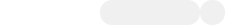
<?xml version="1.0" encoding="UTF-8"?>
<ui version="4.0">
 <class>LabelWindow</class>
 <widget class="QDialog" name="LabelWindow">
  <property name="geometry">
   <rect>
    <x>0</x>
    <y>0</y>
    <width>225</width>
    <height>25</height>
   </rect>
  </property>
  <property name="minimumSize">
   <size>
    <width>225</width>
    <height>25</height>
   </size>
  </property>
  <property name="maximumSize">
   <size>
    <width>225</width>
    <height>25</height>
   </size>
  </property>
  <property name="windowTitle">
   <string notr="true"/>
  </property>
  <property name="styleSheet">
   <string notr="true">QDialog#LabelWindow {background: transparent}</string>
  </property>
  <widget class="QLineEdit" name="editAnotacion">
   <property name="geometry">
    <rect>
     <x>0</x>
     <y>0</y>
     <width>100</width>
     <height>25</height>
    </rect>
   </property>
   <property name="sizePolicy">
    <sizepolicy hsizetype="Fixed" vsizetype="Fixed">
     <horstretch>0</horstretch>
     <verstretch>0</verstretch>
    </sizepolicy>
   </property>
   <property name="minimumSize">
    <size>
     <width>100</width>
     <height>25</height>
    </size>
   </property>
   <property name="maximumSize">
    <size>
     <width>100</width>
     <height>25</height>
    </size>
   </property>
   <property name="styleSheet">
    <string notr="true">QLineEdit {border: 0px solid; border-radius: 12; background-color: white; padding: 0 12 0 12}</string>
   </property>
  </widget>
  <widget class="QToolButton" name="btnOk">
   <property name="geometry">
    <rect>
     <x>200</x>
     <y>0</y>
     <width>25</width>
     <height>25</height>
    </rect>
   </property>
   <property name="minimumSize">
    <size>
     <width>25</width>
     <height>25</height>
    </size>
   </property>
   <property name="maximumSize">
    <size>
     <width>25</width>
     <height>25</height>
    </size>
   </property>
   <property name="palette">
    <palette>
     <active>
      <colorrole role="WindowText">
       <brush brushstyle="SolidPattern">
        <color alpha="255">
         <red>0</red>
         <green>170</green>
         <blue>0</blue>
        </color>
       </brush>
      </colorrole>
      <colorrole role="Button">
       <brush brushstyle="SolidPattern">
        <color alpha="255">
         <red>240</red>
         <green>240</green>
         <blue>240</blue>
        </color>
       </brush>
      </colorrole>
      <colorrole role="Text">
       <brush brushstyle="SolidPattern">
        <color alpha="255">
         <red>0</red>
         <green>170</green>
         <blue>0</blue>
        </color>
       </brush>
      </colorrole>
      <colorrole role="ButtonText">
       <brush brushstyle="SolidPattern">
        <color alpha="255">
         <red>0</red>
         <green>170</green>
         <blue>0</blue>
        </color>
       </brush>
      </colorrole>
      <colorrole role="Base">
       <brush brushstyle="SolidPattern">
        <color alpha="255">
         <red>240</red>
         <green>240</green>
         <blue>240</blue>
        </color>
       </brush>
      </colorrole>
      <colorrole role="Window">
       <brush brushstyle="SolidPattern">
        <color alpha="255">
         <red>240</red>
         <green>240</green>
         <blue>240</blue>
        </color>
       </brush>
      </colorrole>
      <colorrole role="PlaceholderText">
       <brush brushstyle="NoBrush">
        <color alpha="128">
         <red>0</red>
         <green>170</green>
         <blue>0</blue>
        </color>
       </brush>
      </colorrole>
     </active>
     <inactive>
      <colorrole role="WindowText">
       <brush brushstyle="SolidPattern">
        <color alpha="255">
         <red>0</red>
         <green>170</green>
         <blue>0</blue>
        </color>
       </brush>
      </colorrole>
      <colorrole role="Button">
       <brush brushstyle="SolidPattern">
        <color alpha="255">
         <red>240</red>
         <green>240</green>
         <blue>240</blue>
        </color>
       </brush>
      </colorrole>
      <colorrole role="Text">
       <brush brushstyle="SolidPattern">
        <color alpha="255">
         <red>0</red>
         <green>170</green>
         <blue>0</blue>
        </color>
       </brush>
      </colorrole>
      <colorrole role="ButtonText">
       <brush brushstyle="SolidPattern">
        <color alpha="255">
         <red>0</red>
         <green>170</green>
         <blue>0</blue>
        </color>
       </brush>
      </colorrole>
      <colorrole role="Base">
       <brush brushstyle="SolidPattern">
        <color alpha="255">
         <red>240</red>
         <green>240</green>
         <blue>240</blue>
        </color>
       </brush>
      </colorrole>
      <colorrole role="Window">
       <brush brushstyle="SolidPattern">
        <color alpha="255">
         <red>240</red>
         <green>240</green>
         <blue>240</blue>
        </color>
       </brush>
      </colorrole>
      <colorrole role="PlaceholderText">
       <brush brushstyle="NoBrush">
        <color alpha="128">
         <red>0</red>
         <green>170</green>
         <blue>0</blue>
        </color>
       </brush>
      </colorrole>
     </inactive>
     <disabled>
      <colorrole role="WindowText">
       <brush brushstyle="SolidPattern">
        <color alpha="255">
         <red>0</red>
         <green>170</green>
         <blue>0</blue>
        </color>
       </brush>
      </colorrole>
      <colorrole role="Button">
       <brush brushstyle="SolidPattern">
        <color alpha="255">
         <red>240</red>
         <green>240</green>
         <blue>240</blue>
        </color>
       </brush>
      </colorrole>
      <colorrole role="Text">
       <brush brushstyle="SolidPattern">
        <color alpha="255">
         <red>0</red>
         <green>170</green>
         <blue>0</blue>
        </color>
       </brush>
      </colorrole>
      <colorrole role="ButtonText">
       <brush brushstyle="SolidPattern">
        <color alpha="255">
         <red>0</red>
         <green>170</green>
         <blue>0</blue>
        </color>
       </brush>
      </colorrole>
      <colorrole role="Base">
       <brush brushstyle="SolidPattern">
        <color alpha="255">
         <red>240</red>
         <green>240</green>
         <blue>240</blue>
        </color>
       </brush>
      </colorrole>
      <colorrole role="Window">
       <brush brushstyle="SolidPattern">
        <color alpha="255">
         <red>240</red>
         <green>240</green>
         <blue>240</blue>
        </color>
       </brush>
      </colorrole>
      <colorrole role="PlaceholderText">
       <brush brushstyle="NoBrush">
        <color alpha="128">
         <red>0</red>
         <green>170</green>
         <blue>0</blue>
        </color>
       </brush>
      </colorrole>
     </disabled>
    </palette>
   </property>
   <property name="font">
    <font>
     <pointsize>12</pointsize>
    </font>
   </property>
   <property name="toolTip">
    <string notr="true"/>
   </property>
   <property name="styleSheet">
    <string notr="true">QToolButton {border: 0px solid; 	border-radius: 12;	background-color: rgb(240,240,240); color: rgb(0, 170, 0)} QToolButton:hover {border: 0px solid; 	border-radius: 12;	background-color: rgb(178,178,178)}</string>
   </property>
   <property name="autoRaise">
    <bool>true</bool>
   </property>
  </widget>
  <widget class="QComboBox" name="classComboBox">
   <property name="geometry">
    <rect>
     <x>100</x>
     <y>0</y>
     <width>100</width>
     <height>25</height>
    </rect>
   </property>
   <property name="minimumSize">
    <size>
     <width>100</width>
     <height>25</height>
    </size>
   </property>
   <property name="maximumSize">
    <size>
     <width>100</width>
     <height>25</height>
    </size>
   </property>
   <property name="styleSheet">
    <string notr="true">QComboBox {border: 0px solid; border-radius: 12; background-color: rgb(240,240,240); padding: 0 12 0 12} QComboBox::drop-down { border-color: rgb(240,240,240);} QComboBox::down-arrow {image: url(:/imagenes/Imagenes/DownTriangle.png);}</string>
   </property>
  </widget>
 </widget>
 <resources/>
 <connections/>
</ui>
